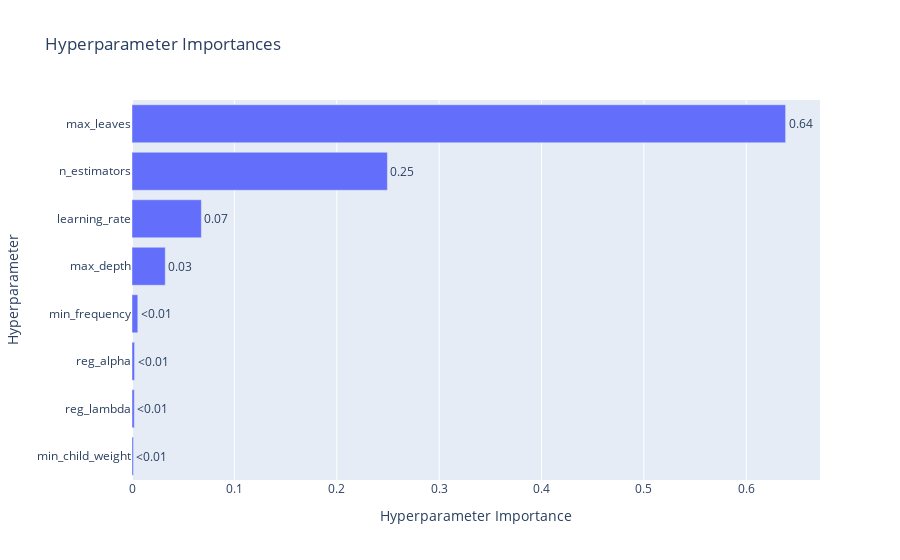

The notebook cell this image was saved under:
### Code cell
from optuna.visualization import plot_param_importances

plot_param_importances(study)

### Figure 1 — Plotly figure (JSON) as saved in the notebook; plotly's stock layout.template omitted (floating-point values rounded to 4 significant figures)
{"data": [{"cliponaxis": false, "hovertemplate": ["min_child_weight (IntDistribution): 0.0014410081850982468<extra></extra>", "reg_lambda (FloatDistribution): 0.0022614104945964195<extra></extra>", "reg_alpha (FloatDistribution): 0.0024930529571426316<extra></extra>", "min_frequency (FloatDistribution): 0.005658478094016734<extra></extra>", "max_depth (IntDistribution): 0.03249364502891315<extra></extra>", "learning_rate (FloatDistribution): 0.06776706105731063<extra></extra>", "n_estimators (IntDistribution): 0.249471499848368<extra></extra>", "max_leaves (IntDistribution): 0.6384138443345542<extra></extra>"], "name": "Objective Value", "orientation": "h", "text": ["<0.01", "<0.01", "<0.01", "<0.01", "0.03", "0.07", "0.25", "0.64"], "textposition": "outside", "type": "bar", "x": [0.001441, 0.002261, 0.002493, 0.005658, 0.03249, 0.06777, 0.2495, 0.6384], "y": ["min_child_weight", "reg_lambda", "reg_alpha", "min_frequency", "max_depth", "learning_rate", "n_estimators", "max_leaves"]}], "layout": {"title": {"text": "Hyperparameter Importances"}, "xaxis": {"title": {"text": "Hyperparameter Importance"}}, "yaxis": {"title": {"text": "Hyperparameter"}}}}
